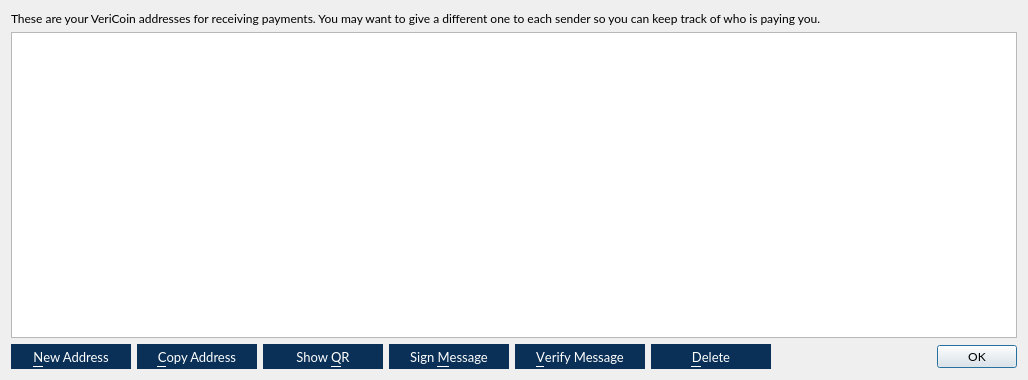
<?xml version="1.0" encoding="UTF-8"?>
<ui version="4.0">
 <class>AddressBookPage</class>
 <widget class="QWidget" name="AddressBookPage">
  <property name="geometry">
   <rect>
    <x>0</x>
    <y>0</y>
    <width>1028</width>
    <height>380</height>
   </rect>
  </property>
  <property name="font">
   <font>
    <family>Lato</family>
   </font>
  </property>
  <property name="windowTitle">
   <string>Address Book</string>
  </property>
  <layout class="QVBoxLayout" name="verticalLayout">
   <item>
    <widget class="QLabel" name="labelExplanation">
     <property name="font">
      <font>
       <pointsize>9</pointsize>
      </font>
     </property>
     <property name="text">
      <string>These are your VeriCoin addresses for receiving payments. You may want to give a different one to each sender so you can keep track of who is paying you.</string>
     </property>
     <property name="textFormat">
      <enum>Qt::PlainText</enum>
     </property>
     <property name="wordWrap">
      <bool>true</bool>
     </property>
    </widget>
   </item>
   <item>
    <widget class="QTableView" name="tableView">
     <property name="contextMenuPolicy">
      <enum>Qt::CustomContextMenu</enum>
     </property>
     <property name="toolTip">
      <string>Double-click to edit address or label</string>
     </property>
     <property name="tabKeyNavigation">
      <bool>false</bool>
     </property>
     <property name="alternatingRowColors">
      <bool>true</bool>
     </property>
     <property name="selectionMode">
      <enum>QAbstractItemView::SingleSelection</enum>
     </property>
     <property name="selectionBehavior">
      <enum>QAbstractItemView::SelectRows</enum>
     </property>
     <property name="sortingEnabled">
      <bool>true</bool>
     </property>
     <attribute name="verticalHeaderVisible">
      <bool>false</bool>
     </attribute>
    </widget>
   </item>
   <item>
    <layout class="QHBoxLayout" name="horizontalLayout">
     <item>
      <widget class="QPushButton" name="newAddressButton">
       <property name="minimumSize">
        <size>
         <width>120</width>
         <height>25</height>
        </size>
       </property>
       <property name="font">
        <font>
         <family>Lato</family>
         <pointsize>10</pointsize>
        </font>
       </property>
       <property name="toolTip">
        <string>Create a new address</string>
       </property>
       <property name="styleSheet">
        <string notr="true">QPushButton { background : #0a3057; border : none; color: #FFFFFF} QPushButton:hover { background : #418BCA; } 
QPushButton:pressed { background : #418BCA; }</string>
       </property>
       <property name="text">
        <string>&amp;New Address</string>
       </property>
       <property name="icon">
        <iconset resource="../bitcoin.qrc">
         <normaloff>:/icons/add</normaloff>:/icons/add</iconset>
       </property>
       <property name="iconSize">
        <size>
         <width>12</width>
         <height>12</height>
        </size>
       </property>
      </widget>
     </item>
     <item>
      <widget class="QPushButton" name="copyToClipboard">
       <property name="minimumSize">
        <size>
         <width>120</width>
         <height>25</height>
        </size>
       </property>
       <property name="font">
        <font>
         <family>Lato</family>
         <pointsize>10</pointsize>
        </font>
       </property>
       <property name="toolTip">
        <string>Copy the currently selected address to the system clipboard</string>
       </property>
       <property name="styleSheet">
        <string notr="true">QPushButton { background : #0a3057; border : none; color: #FFFFFF} QPushButton:hover { background : #418BCA; } 
QPushButton:pressed { background : #418BCA; }</string>
       </property>
       <property name="text">
        <string>&amp;Copy Address</string>
       </property>
       <property name="icon">
        <iconset resource="../bitcoin.qrc">
         <normaloff>:/icons/editcopy</normaloff>:/icons/editcopy</iconset>
       </property>
       <property name="iconSize">
        <size>
         <width>12</width>
         <height>12</height>
        </size>
       </property>
      </widget>
     </item>
     <item>
      <widget class="QPushButton" name="showQRCode">
       <property name="minimumSize">
        <size>
         <width>120</width>
         <height>25</height>
        </size>
       </property>
       <property name="font">
        <font>
         <family>Lato</family>
         <pointsize>10</pointsize>
        </font>
       </property>
       <property name="styleSheet">
        <string notr="true">QPushButton { background : #0a3057; border : none; color: #FFFFFF} QPushButton:hover { background : #418BCA; } 
QPushButton:pressed { background : #418BCA; }</string>
       </property>
       <property name="text">
        <string>Show &amp;QR</string>
       </property>
       <property name="icon">
        <iconset resource="../bitcoin.qrc">
         <normaloff>:/icons/qrcode</normaloff>:/icons/qrcode</iconset>
       </property>
       <property name="iconSize">
        <size>
         <width>14</width>
         <height>14</height>
        </size>
       </property>
      </widget>
     </item>
     <item>
      <widget class="QPushButton" name="signMessage">
       <property name="minimumSize">
        <size>
         <width>120</width>
         <height>25</height>
        </size>
       </property>
       <property name="font">
        <font>
         <family>Lato</family>
         <pointsize>10</pointsize>
        </font>
       </property>
       <property name="toolTip">
        <string>Sign a message to prove you own a VeriCoin address</string>
       </property>
       <property name="styleSheet">
        <string notr="true">QPushButton { background : #0a3057; border : none; color: #FFFFFF} QPushButton:hover { background : #418BCA; } 
QPushButton:pressed { background : #418BCA; }</string>
       </property>
       <property name="text">
        <string>Sign &amp;Message</string>
       </property>
       <property name="icon">
        <iconset resource="../bitcoin.qrc">
         <normaloff>:/icons/editButton</normaloff>:/icons/editButton</iconset>
       </property>
       <property name="iconSize">
        <size>
         <width>12</width>
         <height>12</height>
        </size>
       </property>
      </widget>
     </item>
     <item>
      <widget class="QPushButton" name="verifyMessage">
       <property name="minimumSize">
        <size>
         <width>130</width>
         <height>25</height>
        </size>
       </property>
       <property name="font">
        <font>
         <family>Lato</family>
         <pointsize>10</pointsize>
        </font>
       </property>
       <property name="toolTip">
        <string>Verify a message to ensure it was signed with a specified VeriCoin address</string>
       </property>
       <property name="styleSheet">
        <string notr="true">QPushButton { background : #0a3057; border : none; color: #FFFFFF} QPushButton:hover { background : #418BCA; } 
QPushButton:pressed { background : #418BCA; }</string>
       </property>
       <property name="text">
        <string>&amp;Verify Message</string>
       </property>
       <property name="icon">
        <iconset resource="../bitcoin.qrc">
         <normaloff>:/icons/verifyButton</normaloff>:/icons/verifyButton</iconset>
       </property>
       <property name="iconSize">
        <size>
         <width>12</width>
         <height>12</height>
        </size>
       </property>
      </widget>
     </item>
     <item>
      <widget class="QPushButton" name="deleteButton">
       <property name="minimumSize">
        <size>
         <width>120</width>
         <height>25</height>
        </size>
       </property>
       <property name="font">
        <font>
         <family>Lato</family>
         <pointsize>10</pointsize>
        </font>
       </property>
       <property name="toolTip">
        <string>Delete the currently selected address from the list</string>
       </property>
       <property name="styleSheet">
        <string notr="true">QPushButton { background : #0a3057; border : none; color: #FFFFFF} QPushButton:hover { background : #418BCA; } 
QPushButton:pressed { background : #418BCA; }</string>
       </property>
       <property name="text">
        <string>&amp;Delete</string>
       </property>
       <property name="icon">
        <iconset resource="../bitcoin.qrc">
         <normaloff>:/icons/remove</normaloff>:/icons/remove</iconset>
       </property>
       <property name="iconSize">
        <size>
         <width>12</width>
         <height>12</height>
        </size>
       </property>
      </widget>
     </item>
     <item>
      <spacer name="horizontalSpacer">
       <property name="orientation">
        <enum>Qt::Horizontal</enum>
       </property>
       <property name="sizeHint" stdset="0">
        <size>
         <width>40</width>
         <height>20</height>
        </size>
       </property>
      </spacer>
     </item>
     <item>
      <widget class="QDialogButtonBox" name="buttonBox">
       <property name="sizePolicy">
        <sizepolicy hsizetype="Maximum" vsizetype="Fixed">
         <horstretch>0</horstretch>
         <verstretch>0</verstretch>
        </sizepolicy>
       </property>
       <property name="standardButtons">
        <set>QDialogButtonBox::Ok</set>
       </property>
      </widget>
     </item>
    </layout>
   </item>
  </layout>
 </widget>
 <resources>
  <include location="../bitcoin.qrc"/>
 </resources>
 <connections/>
</ui>
